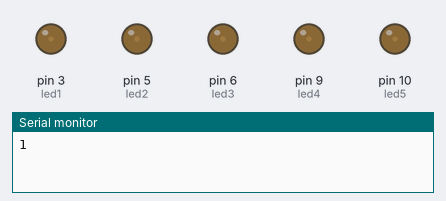
This sketch was run on a simulated Arduino Uno, built with avr-gcc and run on an emulated ATmega328P. Shown: output pins drawn as LEDs (lit = HIGH), the last lines printed to the serial monitor. Random numbers use the default seed unless the sketch sets one.

Above: at 2.0 s.
At 36.6 s:
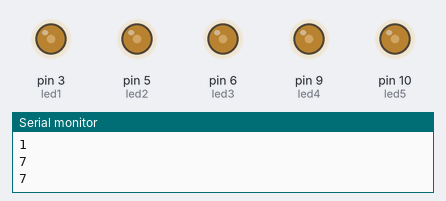
Timing chart, 0 to 40.0 s (numbered marks = the images above):
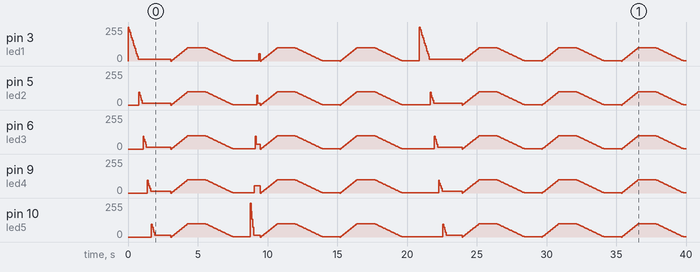

The sketch:

temporale_backup_5_pin_arduino_uno.ino
```cpp
int led1=3;
int led2=5;
int led3=6;
int led4=9;
int led5=10;


int fadeSlowOut = 20; //fadeout fulmine lento diminuire per rallentare, alzare per velocizzare
int maxSlowValueOut = 1000; //gestione tempo fadeout fulmini lenti, mai scendere sotto i 700

int fadeFastOut = 60; //fadeout fulmine lento diminuire per rallentare, alzare per velocizzare
int maxFastValueOut = 700; //gestione tempo fadeout fulmini lenti, mai scendere sotto i 700

int fadeIdleIn = 5; //fadein idle
int fadeIdleOut = 3; //fadeout idle
int valueIdle = 100; //valore massimo in idle
int maxValueIdle = 1200; //gestione tempo fade idle, mai scendere sotto 150

int value=0;
int velocita = 60; // la velocita con cui cambia il fade + è alto piu glitcha
int randNumber = 0;

void setup() {

  // initialize serial communication with computer:
  Serial.begin(9600);
  randomSeed(analogRead(0));
}

void loop(){

  randNumber = random(1, 15);
  Serial.println(randNumber);

  if (randNumber==1){

    for (value = maxSlowValueOut; value >= 0; value -= fadeSlowOut){

      if (value <= maxSlowValueOut && value >= maxSlowValueOut - 255){
        analogWrite(led1, value - maxSlowValueOut + 255);
     }

      if (value <= maxSlowValueOut - 255 && value >= maxSlowValueOut - 355){
        analogWrite(led2, value - maxSlowValueOut + 355);
     }

      if (value <= maxSlowValueOut - 355 && value >= maxSlowValueOut - 455){
        analogWrite(led3, value - maxSlowValueOut + 455);
     }

      if (value <= maxSlowValueOut - 455 && value >= maxSlowValueOut - 555){
        analogWrite(led4, value - maxSlowValueOut + 555);
     }

      if (value <= maxSlowValueOut - 555 && value >= maxSlowValueOut - 655){
        analogWrite(led5, value - maxSlowValueOut + 655);

     }

     delay(velocita);

    }
  }

  if (randNumber==2){

    for (value = maxSlowValueOut; value >= 0; value -= fadeSlowOut){

      if (value <= maxSlowValueOut && value >= maxSlowValueOut - 255){
        analogWrite(led5, value - maxSlowValueOut + 255);
     }

      if (value <= maxSlowValueOut - 255 && value >= maxSlowValueOut - 355){
        analogWrite(led4, value - maxSlowValueOut + 355);
     }

      if (value <= maxSlowValueOut - 355 && value >= maxSlowValueOut - 455){
        analogWrite(led3, value - maxSlowValueOut + 455);
     }

      if (value <= maxSlowValueOut - 455 && value >= maxSlowValueOut - 555){
        analogWrite(led2, value - maxSlowValueOut + 555);
     }

      if (value <= maxSlowValueOut - 555 && value >= maxSlowValueOut - 655){
        analogWrite(led1, value - maxSlowValueOut + 655);

     }

     delay(velocita);

   }
  }

  if (randNumber==3){

    for (value = maxFastValueOut; value >= 0; value -= fadeFastOut){

      if (value <= maxFastValueOut && value >= maxFastValueOut - 255){
        analogWrite(led1, value - maxFastValueOut + 255);
     }

      if (value <= maxFastValueOut - 255 && value >= maxFastValueOut - 355){
        analogWrite(led2, value - maxFastValueOut + 355);
     }

      if (value <= maxFastValueOut - 355 && value >= maxFastValueOut - 455){
        analogWrite(led3, value - maxFastValueOut + 455);
     }

      if (value <= maxFastValueOut - 455 && value >= maxFastValueOut - 555){
        analogWrite(led4, value - maxFastValueOut + 555);
     }

      if (value <= maxFastValueOut - 555 && value >= maxFastValueOut - 655){
        analogWrite(led5, value - maxFastValueOut + 655);

     }

     delay(velocita);

    }
  }

  if (randNumber==4){

    for (value = maxFastValueOut; value >= 0; value -= fadeFastOut){

      if (value <= maxFastValueOut && value >= maxFastValueOut - 255){
        analogWrite(led5, value - maxFastValueOut + 255);
     }

      if (value <= maxFastValueOut - 255 && value >= maxFastValueOut - 355){
        analogWrite(led4, value - maxFastValueOut + 355);
     }

      if (value <= maxFastValueOut - 355 && value >= maxFastValueOut - 455){
        analogWrite(led3, value - maxFastValueOut + 455);
     }

      if (value <= maxFastValueOut - 455 && value >= maxFastValueOut - 555){
        analogWrite(led2, value - maxFastValueOut + 555);
     }

      if (value <= maxFastValueOut - 555 && value >= maxFastValueOut - 655){
        analogWrite(led1, value - maxFastValueOut + 655);

     }

     delay(velocita);

   }
  }

  else {

    for (value = 0; value <= valueIdle; value += fadeIdleIn){

        analogWrite(led1, value);
        analogWrite(led2, value);
        analogWrite(led3, value);
        analogWrite(led4, value);
        analogWrite(led5, value);
        delay(velocita);
    }
      delay(maxValueIdle);

    for (value = valueIdle; value >= 0; value -= fadeIdleOut){

        analogWrite(led1, value);
        analogWrite(led2, value);
        analogWrite(led3, value);
        analogWrite(led4, value);
        analogWrite(led5, value);
        delay(velocita);
    }
      delay(maxValueIdle);
  }
}
```
